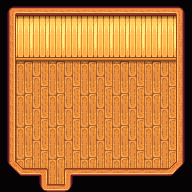

Rendered tile map (Tiled .tmx) drawn with the repository's tilesets; below, a short description and the map source with its tile grids summarised:
An orthogonal 12x12 tile map with 16x16 px tiles, 3 tile layers (Back, Buildings, Front), 4 tilesets and 3 objects (Player, MapBoundary).

<map version="1.10" tiledversion="1.11.2" orientation="orthogonal" renderorder="right-down" width="12" height="12" tilewidth="16" tileheight="16" infinite="0" nextlayerid="8" nextobjectid="104">
 <properties>
  <property name="FloorIDs" value="Bedroom" />
  <property name="WallIDs" value="Bedroom" />
  <property name="Warp" value="3 12 Farm 64 15" />
 </properties>
 <tileset firstgid="1" name="indoor" tilewidth="16" tileheight="16" tilecount="2176" columns="32">
  <image source="tileset/townInterior.png" width="512" height="1088" />
 </tileset>
 <tileset firstgid="2177" name="untitled tile sheet" tilewidth="16" tileheight="16" tilecount="264" columns="12">
  <image source="tileset/farmhouse_tiles.png" width="192" height="352" />
 </tileset>
 <tileset firstgid="2441" name="walls_and_floors" tilewidth="16" tileheight="16" tilecount="688" columns="16">
  <image source="tileset/walls_and_floors.png" width="256" height="688" />
 </tileset>
 <tileset firstgid="3129" source="objects/Objects.tsx" />
 <layer id="1" name="Back" width="12" height="12">
  <data>[144 cells, 144 non-empty, 9 distinct tile ids]</data>
 </layer>
 <layer id="3" name="Buildings" width="12" height="12">
  <data>[144 cells, 53 non-empty, 17 distinct tile ids]</data>
 </layer>
 <layer id="5" name="Front" width="12" height="12">
  <data>[144 cells, 63 non-empty, 16 distinct tile ids]</data>
 </layer>
 <objectgroup id="7" name="objects">
  <object id="101" name="Player" gid="3131" x="40.222" y="165.895" width="32" height="32">
   <properties>
    <property name="cameraFollow" type="bool" value="true" />
    <property name="speed" type="float" value="3" />
   </properties>
  </object>
  <object id="102" x="47.7703" y="168.666" width="16.5359" height="15.801">
   <properties>
    <property name="sensor" type="bool" value="true" />
    <property name="spawner" value="Farm" />
   </properties>
  </object>
  <object id="103" name="MapBoundary" x="16.2648" y="17.1684">
   <polygon points="0,0 0,142.769 6.3252,149.696 32.2284,149.998 31.626,167.166 47.2884,166.564 48.192,149.395 152.708,149.998 160.238,144.275 159.636,-1.2048" />
  </object>
 </objectgroup>
</map>
